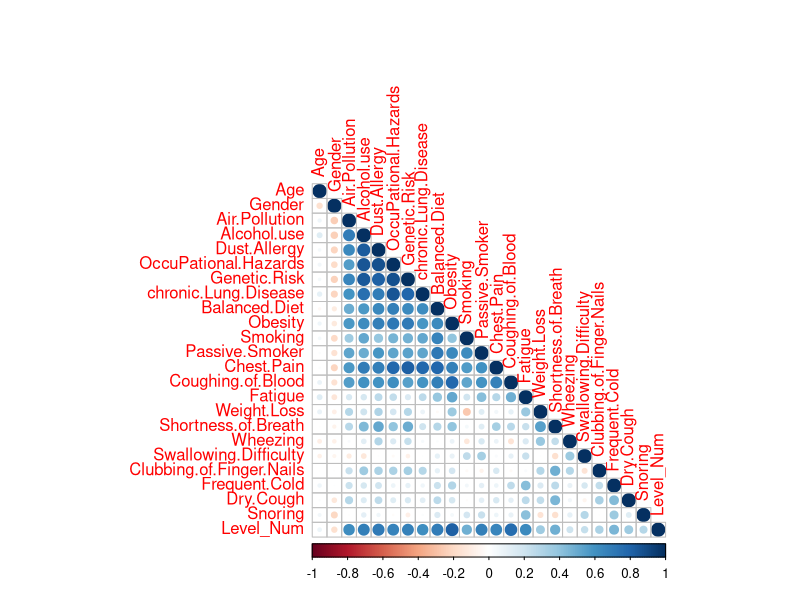

The R script that drew this image:
cancer <- read.csv("lung_cancer.csv", header = TRUE)
head(cancer)

cancer.num <- cancer[3:26]
head(cancer.num)

# 스피어만 상관 분석
install.packages("psych")
library(psych)
cancer.cor <- corr.test(cancer.num,use = 'complete',
          method = 'spearman', adjust = 'none')
cancer.cor$r[, "Level_Num"]

# 상관 분석 결과 보기
# 그래프 크기 조절
par(mar = c(2, 2, 2, 2))
install.packages("corrplot")
library(corrplot)
corrplot(cancer.cor$r, method="circle", type="lower")

# 다중 선형 회귀 분석
cancer.lm <- lm(Level_Num ~ Age + Gender + Air.Pollution + Alcohol.use + Dust.Allergy 
         + OccuPational.Hazards + Genetic.Risk + chronic.Lung.Disease + Balanced.Diet + Obesity 
         + Smoking + Passive.Smoker +  Chest.Pain + Coughing.of.Blood  
         + Fatigue + Weight.Loss + Shortness.of.Breath + Wheezing + Swallowing.Difficulty 
         + Clubbing.of.Finger.Nails + Frequent.Cold + Dry.Cough + Snoring, data = cancer.num)
cancer.lm
summary(cancer.lm)


# 통계적으로 무의미하다고 판단되는 독립 변수들을 자동으로 제외함
# AIC(Akaike Information Criterion)를 기준으로 최적의 모델을 찾음
# AIC는 낮을수록 더 적절한 적합도를 제공하고, 불필요한 데이터가 없다는 것을 의미
cancer.lm.step <- step(cancer.lm)
summary(cancer.lm.step)
# step()을 호출한 이후 AIC 값이 -147.73 -> -152.57 으로 감소한 것을 확인




# 로지스틱 회귀 모델
cancer.glm <- glm(Level_Num ~ Age + Gender + Air.Pollution + Alcohol.use + Dust.Allergy 
                + OccuPational.Hazards + Genetic.Risk + chronic.Lung.Disease + Balanced.Diet + Obesity 
                + Smoking + Passive.Smoker +  Chest.Pain + Coughing.of.Blood  
                + Fatigue + Weight.Loss + Shortness.of.Breath + Wheezing + Swallowing.Difficulty 
                + Clubbing.of.Finger.Nails + Frequent.Cold + Dry.Cough + Snoring, data = cancer.num)
summary(cancer.glm)

# 통계적으로 무의미하다고 판단되는 독립 변수들을 자동으로 제외함
# AIC(Akaike Information Criterion)를 기준으로 최적의 모델을 찾음
cancer.glm.step <- step(cancer.glm)
summary(cancer.glm.step)

# 임의의 데이터 생성
new.data <- data.frame(rbind(c(40, 1, 7, 2,
                               2, 3, 3,
                               7, 8, 6, 2,
                               2, 7, 2,
                               3, 2,
                               2, 5, 6)))
names(new.data) <- c('Age', 'Gender', 'Air.Pollution', 'Alcohol.use', 
                     'OccuPational.Hazards', 'Genetic.Risk', 'Balanced.Diet', 
                     'Obesity', 'Smoking', 'Passive.Smoker', 'Chest.Pain', 
                     'Coughing.of.Blood', 'Fatigue', 'Weight.Loss',  
                     'Shortness.of.Breath','Swallowing.Difficulty', 
                     'Clubbing.of.Finger.Nails','Dry.Cough', 'Snoring')

# 폐암 위험도 예측
result <- predict(cancer.glm.step, new.data)
result
round(result)



# 다른 분석 코드입니다.

# 군집분석
# 표준화
# cancer.num.scale <- scale(cancer.num)
# summary(cancer.num.scale)

# cancer.kmeans <- kmeans(cancer.num.scale, centers = 3)
# cancer.kmeans$centers
# 
# library(cluster)
# clusplot(cancer.num, cancer.kmeans$cluster, color=TRUE, shade=TRUE, labels=1, lines=0)


# 계층적 군집화
# 덴드로그램
# cancer.hc = hclust(dist(mtcars))
# cancer.dend <- as.dendrogram(cancer.hc)
# plot(cancer.dend, type = "triangle")

# 색 입힌 버전
# 3개의 군집으로 구분
# library(cluster)
# install.packages("factoextra")
# library(factoextra)
# 
# cancer.hk <- hkmeans(cancer.num, 3)
# fviz_dend(cancer.hk, cex = 0.6, palette = "jco", 
#           rect = TRUE, rect_border = "jco", rect_fill = TRUE)


# 상관분석
# cancer.cor <- cor(cancer.num)
# cancer.cor
# summary(cancer.cor)

# install.packages("corrplot")
# library(corrplot)
# corrplot(cancer.cor, method="circle", type="lower", order="hclust")
